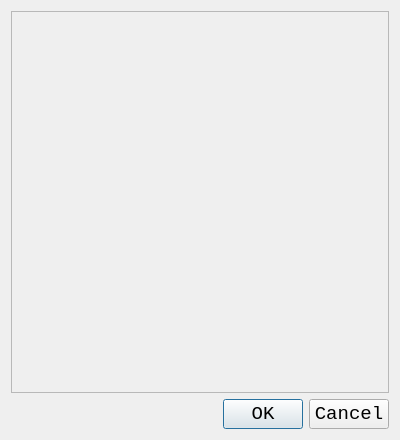
<?xml version="1.0" encoding="UTF-8"?>
<ui version="4.0">
 <class>Select_Dialog</class>
 <widget class="QDialog" name="Select_Dialog">
  <property name="geometry">
   <rect>
    <x>0</x>
    <y>0</y>
    <width>400</width>
    <height>440</height>
   </rect>
  </property>
  <property name="sizePolicy">
   <sizepolicy hsizetype="Expanding" vsizetype="Expanding">
    <horstretch>0</horstretch>
    <verstretch>0</verstretch>
   </sizepolicy>
  </property>
  <property name="minimumSize">
   <size>
    <width>400</width>
    <height>400</height>
   </size>
  </property>
  <property name="maximumSize">
   <size>
    <width>1000</width>
    <height>1000</height>
   </size>
  </property>
  <property name="sizeIncrement">
   <size>
    <width>500</width>
    <height>500</height>
   </size>
  </property>
  <property name="font">
   <font>
    <family>Consolas</family>
    <pointsize>14</pointsize>
   </font>
  </property>
  <property name="windowTitle">
   <string>Selector</string>
  </property>
  <layout class="QVBoxLayout" name="verticalLayout">
   <item>
    <widget class="QScrollArea" name="scrollArea">
     <property name="minimumSize">
      <size>
       <width>350</width>
       <height>350</height>
      </size>
     </property>
     <property name="maximumSize">
      <size>
       <width>16777215</width>
       <height>16777215</height>
      </size>
     </property>
     <property name="autoFillBackground">
      <bool>false</bool>
     </property>
     <property name="horizontalScrollBarPolicy">
      <enum>Qt::ScrollBarAsNeeded</enum>
     </property>
     <property name="sizeAdjustPolicy">
      <enum>QAbstractScrollArea::AdjustToContentsOnFirstShow</enum>
     </property>
     <property name="widgetResizable">
      <bool>true</bool>
     </property>
     <widget class="QWidget" name="scrollAreaWidgetContents">
      <property name="geometry">
       <rect>
        <x>0</x>
        <y>0</y>
        <width>380</width>
        <height>384</height>
       </rect>
      </property>
      <property name="sizePolicy">
       <sizepolicy hsizetype="Expanding" vsizetype="Expanding">
        <horstretch>0</horstretch>
        <verstretch>0</verstretch>
       </sizepolicy>
      </property>
      <layout class="QVBoxLayout" name="verticalLayout_2"/>
     </widget>
    </widget>
   </item>
   <item>
    <widget class="QDialogButtonBox" name="buttonBox">
     <property name="font">
      <font>
       <family>Consolas</family>
       <pointsize>14</pointsize>
      </font>
     </property>
     <property name="orientation">
      <enum>Qt::Horizontal</enum>
     </property>
     <property name="standardButtons">
      <set>QDialogButtonBox::Cancel|QDialogButtonBox::Ok</set>
     </property>
    </widget>
   </item>
  </layout>
 </widget>
 <resources/>
 <connections>
  <connection>
   <sender>buttonBox</sender>
   <signal>accepted()</signal>
   <receiver>Select_Dialog</receiver>
   <slot>accept()</slot>
   <hints>
    <hint type="sourcelabel">
     <x>248</x>
     <y>254</y>
    </hint>
    <hint type="destinationlabel">
     <x>157</x>
     <y>274</y>
    </hint>
   </hints>
  </connection>
  <connection>
   <sender>buttonBox</sender>
   <signal>rejected()</signal>
   <receiver>Select_Dialog</receiver>
   <slot>reject()</slot>
   <hints>
    <hint type="sourcelabel">
     <x>316</x>
     <y>260</y>
    </hint>
    <hint type="destinationlabel">
     <x>286</x>
     <y>274</y>
    </hint>
   </hints>
  </connection>
 </connections>
</ui>
